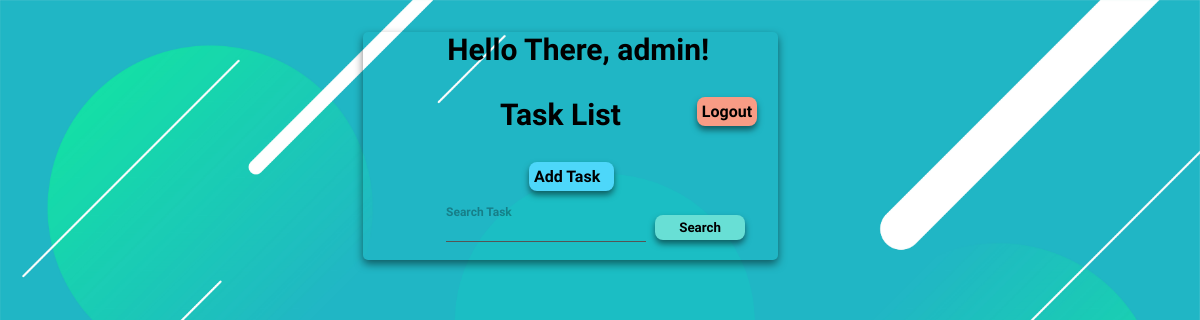
The app's page / (signed in), older data.
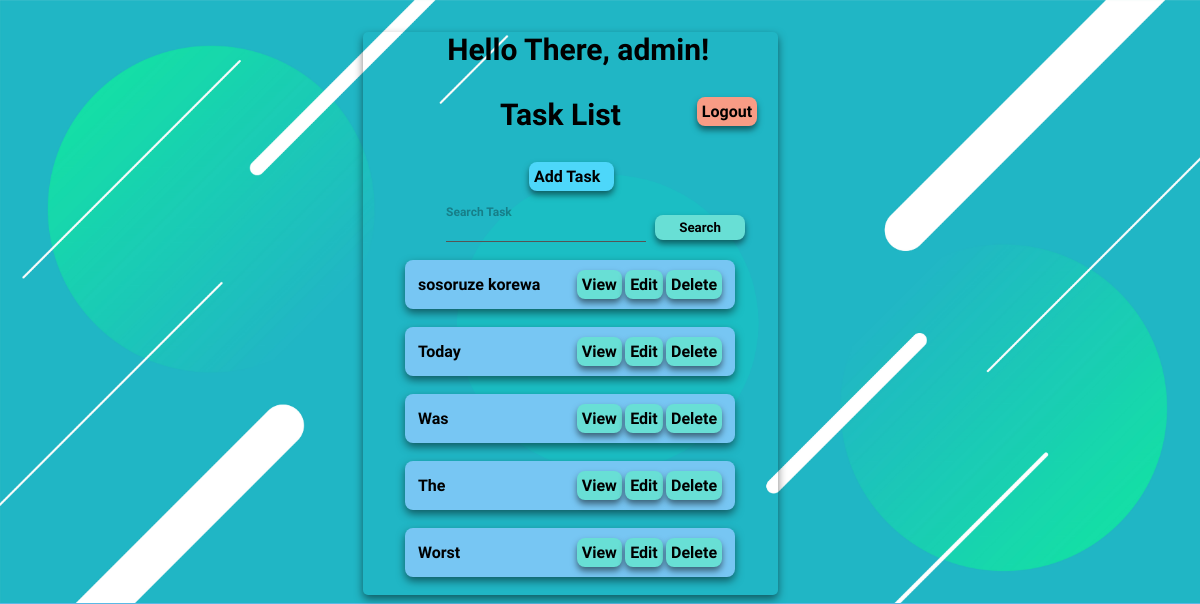
The same page, newer data.
### tasks/models.py (models this page shows, shortened)
class Task(models.Model) :
    user = models.ForeignKey(User, on_delete = models.CASCADE, null = True, blank = True)
    title = models.CharField(max_length = 200)
    description = models.TextField(null = True, blank = True)
    complete = models.BooleanField(default=False)
    created = models.DateTimeField(auto_now_add = True)
    class Meta :
        ordering = ['complete']

### tasks/views.py (the view)
# urls.py: path('', TaskList.as_view(), name = "tasks"),
class TaskList(LoginRequiredMixin, ListView) :
    model = Task
    template_name = 'tasks/task_list.html'
    context_object_name = 'tasks'
    def get_context_data(self, **kwargs) :
        context = super().get_context_data(**kwargs)
        context['tasks'] = context['tasks'].filter(user = self.request.user)
        context['count'] = context['tasks'].filter(complete = False).count()
        search_input = self.request.GET.get('search-area') or ''
        if search_input:
            context['tasks'] = context['tasks'].filter(
                title__contains = search_input)
        context['search_input'] = search_input
        return context

### tasks/templates/tasks/task_list.html (shortened to what this page needs)
{% load static %}
<!DOCTYPE html>
<html>
    <head>
        <link rel="stylesheet" href="{% static 'style.css' %}">
    </head>
    <body>
        <br>
        <div class="fakebody-another">
            {% if request.user.is_authenticated %}
                <p class="update-heading" style="margin-left: 7vw;">Hello There, {{request.user}}!</p>
                <a class="delete"  href="{% url 'logout' %}">Logout</a>
            {% else %}
                <a class="delete" href="{% url 'login' %}">Login</a>
            {% endif %}
            <h3 class="heading" style="margin-top: 0px;">Task List </h3>
            <br>
            <a class="add-item" href="{% url 'create-task' %}">Add Task</a>
            <br><br>
            <form method="GET" action="" autocomplete="off">
                <div class="update-input-field" style="margin-left: 20%;">
                    <input type="text" name="search-area" value="{{search_input}}">
                    <label>Search Task</label>
                </div>
                <input type="submit" class="submit-item" value="Search">
            </form>
            <br>
            {% for task in tasks %}
            <div class="item-list">
                {% if task.complete == True %}
                    <strike class="item">{{task.title}}</strike>
                {% else %}
                    <span class="item">{{task.title}}</span>
                {% endif %}
                <a class="update" href="{% url 'task' task.id %}">View</a>
                <a class="update" href="{% url 'update-task' task.id %}">Edit</a>
                <a class="update" href="{% url 'delete-task' task.id %}">Delete</a>
            </div>
            <br>
            {% endfor %}
        </div>
    </body>
</html>

### static/style.css (style rules this page uses)
body { background-color: rgb(89, 185, 230); background-image: url("bg.png"); background-size: cover; background-repeat: no-repeat; display: flex; }
.fakebody-another { position: relative; background: transparent; box-shadow: 0 4px 8px 0 rgba(0,0,0,0.5); transition: 0.3s; width: 35%; margin-left: 30%; margin-top: 2%; border-radius: 5px; }
.heading { display: inline-flex; position: relative; flex-flow: row wrap; margin-left: 33%; float: left; font-family: 'New Tegomin', serif; font-size: 30px; font-weight: bold; }
.update-heading { margin-left: 23%; margin-top: 0%; padding-top: 0px; font-size: 2.5vw; font-family: 'New Tegomin', serif; font-weight: bold; position: relative; }
.add-item { display : inline-block; position: inherit; align-self: center; width: 75px; padding: 5px; box-shadow: 0 4px 6px 0 rgba(0,0,0,0.5); border-radius: 8px; font-family: 'New Tegomin', serif; font-weight: bold; border: none; background-color: rgb(77, 215, 250); text-decoration: none; color: black; margin-left: 40%; }
.update-input-field { font-family: 'New Tegomin', serif; font-weight: bold; display: inline; background:transparent; align-self: flex-start; position:relative; margin-bottom:10px; width: 100%; }
.update-input-field label { font-family: 'New Tegomin', serif; font-weight: bold; position:absolute; top:0px; left:0px; width: 200px; font-size:16px; color: BLACK; pointer-event:none; transition: all 0.5s ease-in-out; opacity: 0.6; }
.update-input-field input { font-family: 'New Tegomin', serif; font-weight: bold; border:0; border-bottom:1px solid #555; background:transparent; width: 200px; padding:8px 0 5px 0; font-size:16px; color: BLACK; }
.update-input-field input:focus ~ label, .update-input-field input:valid ~ label { top:-12px; font-family: 'New Tegomin', serif; font-weight: bold; font-size:12px; border: none; opacity: 0.3; }
.submit-item { display: inline; align-self: flex-end; position: relative; box-shadow: 0 4px 6px 0 rgba(0,0,0,0.5); border-radius: 8px; width: 90px; height: 25px; font-family: 'New Tegomin', serif; font-weight: bold; margin-left: 5px; border: none; background-color: rgb(104, 223, 213); }
.item-list { display: flex; flex-flow: row wrap; align-items: center; position: relative; padding: 10px; font-family: 'New Tegomin', serif; font-weight: bold; background-color: rgb(119, 198, 243); box-shadow: 0 4px 8px 0 rgba(0,0,0,0.5); width: 75%; margin-left: 10%; border-radius: 8px; justify-content: space-evenly; }
.item { display: inline; width: 50%; position: relative; font-family: 'New Tegomin', serif; font-weight: bold; }
.delete { display: inline-flex; width: 50px; padding: 5px; position: relative; margin-right: 5%; font-family: 'New Tegomin', serif; font-weight: bold; float: right; box-shadow: 0 4px 6px 0 rgba(0,0,0,0.5); border-radius: 8px; border: none; background-color: rgb(248, 156, 133); text-decoration: none; color: black; }
.update { display: inline; position: relative; padding: 5px; box-shadow: 0 4px 6px 0 rgba(0,0,0,0.5); border-radius: 8px; font-family: 'New Tegomin', serif; font-weight: bold; border: none; background-color: rgb(104, 223, 213); text-decoration: none; color: black; }

Row changes from the older to the newer data that the page shows:
added Task: title "sosoruze korewa"
added Task: title "Today"
added Task: title "Was"
added Task: title "The"
added Task: title "Worst"
